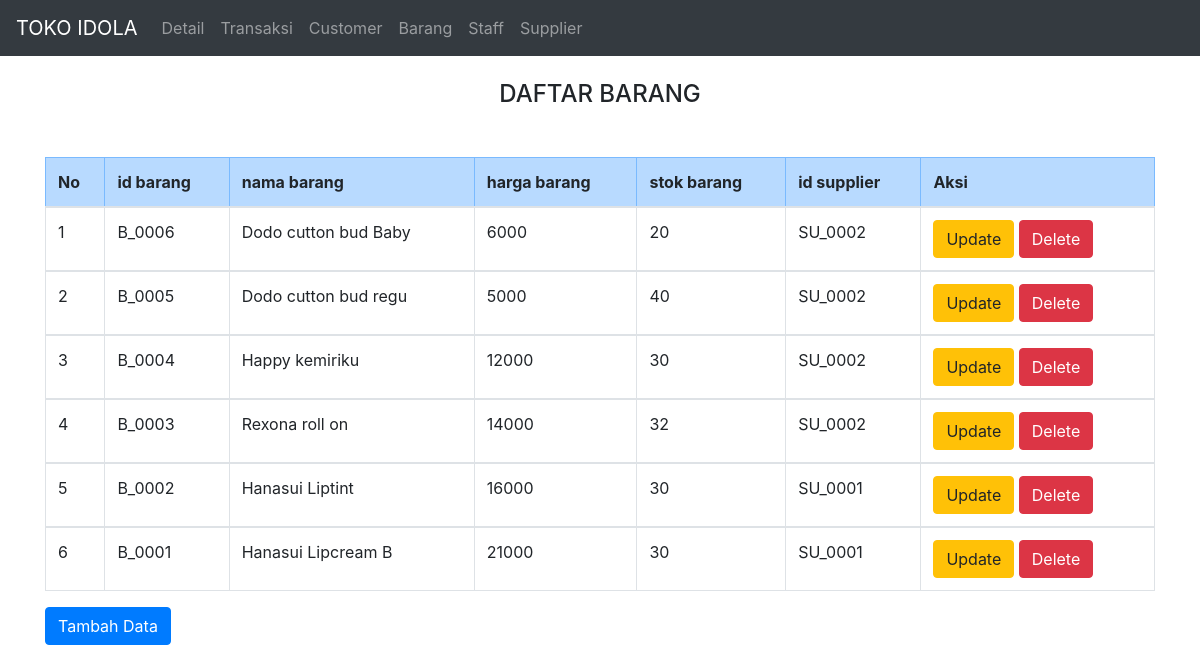
Screenshot of /barang.php with the database file from the repository.
### tables this page shows
CREATE TABLE `barang` (
  `id_barang` varchar(10) NOT NULL,
  `nama_barang` varchar(20) NOT NULL,
  `harga_barang` int(11) NOT NULL,
  `stok_barang` int(11) NOT NULL,
  `id_supplier` varchar(10) NOT NULL
);

### barang.php (the view, shortened to what this page needs)
<!DOCTYPE html>
<html lang="en">
<head>
    <link rel="stylesheet" href="https://cdn.jsdelivr.net/npm/bootstrap@4.6.1/dist/css/bootstrap.min.css">
</head>
<body>
    <nav class="navbar navbar-expand-lg navbar-dark bg-dark">
        <a class="navbar-brand" href="#">TOKO IDOLA</a>
        <div class="collapse navbar-collapse" id="navbarNav">
            <ul class="navbar-nav">
                <li class="nav-item">
                    <a class="nav-link" href="index.php">Detail</a>
                </li>
                <li class="nav-item">
                    <a class="nav-link" href="transaksi.php">Transaksi</a>
                </li>
                <li class="nav-item">
                    <a class="nav-link" href="pembeli.php">Customer</a>
                </li>
                <li class="nav-item">
                    <a class="nav-link" href="barang.php">Barang</a>
                </li>
                <li class="nav-item">
                    <a class="nav-link" href="staff.php">Staff</a>
                </li>
                <li class="nav-item">
                    <a class="nav-link" href="supplier.php">Supplier</a>
                </li>
            </ul>
        </div>
    </nav>
<div class="container">
    <br>
    <h4><center>DAFTAR BARANG</center></h4>
     <tr class="table-danger">
            <br>
        <thead>
        <tr>
       <table class="my-3 table table-bordered">
            <tr class="table-primary">
            <th>No</th>
            <th>id barang</th>
            <th>nama barang</th>
            <th>harga barang</th>
            <th>stok barang</th>
            <th>id supplier</th>
            <th colspan='2'>Aksi</th>
        </tr>
        </thead>
        <?php
        include "koneksi.php";
        $sql="select * from barang order by id_barang desc";
        $hasil=mysqli_query($conn,$sql);
        $no=0;
        while ($data = mysqli_fetch_array($hasil)) {
            $no++;
            ?>
            <tbody>
            <tr>
                <td><?php echo $no;?></td>
                <td><?php echo $data["id_barang"]; ?></td>
                <td><?php echo $data["nama_barang"];   ?></td>
                <td><?php echo $data["harga_barang"];   ?></td>
                <td><?php echo $data["stok_barang"];   ?></td>
                <td><?php echo $data["id_supplier"];   ?></td>
                <td>
                    <a href="updatebarang.php?id_barang=<?php echo htmlspecialchars($data['id_barang']); ?>" class="btn btn-warning" role="button">Update</a>
                    <a href="<?php echo htmlspecialchars($_SERVER["PHP_SELF"]);?>?id_barang=<?php echo $data['id_barang']; ?>" class="btn btn-danger" role="button">Delete</a>
                </td>
            </tr>
            </tbody>
            <?php
        }
        ?>
    <a href="createbarang.php" class="btn btn-primary" role="button">Tambah Data</a>
</div>
</body>
</html>

### rows the page displays
barang: id_barang "B_0006", nama_barang "Dodo cutton bud Baby", harga_barang "6000", stok_barang "20", id_supplier "SU_0002"
barang: id_barang "B_0005", nama_barang "Dodo cutton bud regu", harga_barang "5000", stok_barang "40", id_supplier "SU_0002"
barang: id_barang "B_0004", nama_barang "Happy kemiriku", harga_barang "12000", stok_barang "30", id_supplier "SU_0002"
barang: id_barang "B_0003", nama_barang "Rexona roll on", harga_barang "14000", stok_barang "32", id_supplier "SU_0002"
barang: id_barang "B_0002", nama_barang "Hanasui Liptint", harga_barang "16000", stok_barang "30", id_supplier "SU_0001"
barang: id_barang "B_0001", nama_barang "Hanasui Lipcream B", harga_barang "21000", stok_barang "30", id_supplier "SU_0001"
